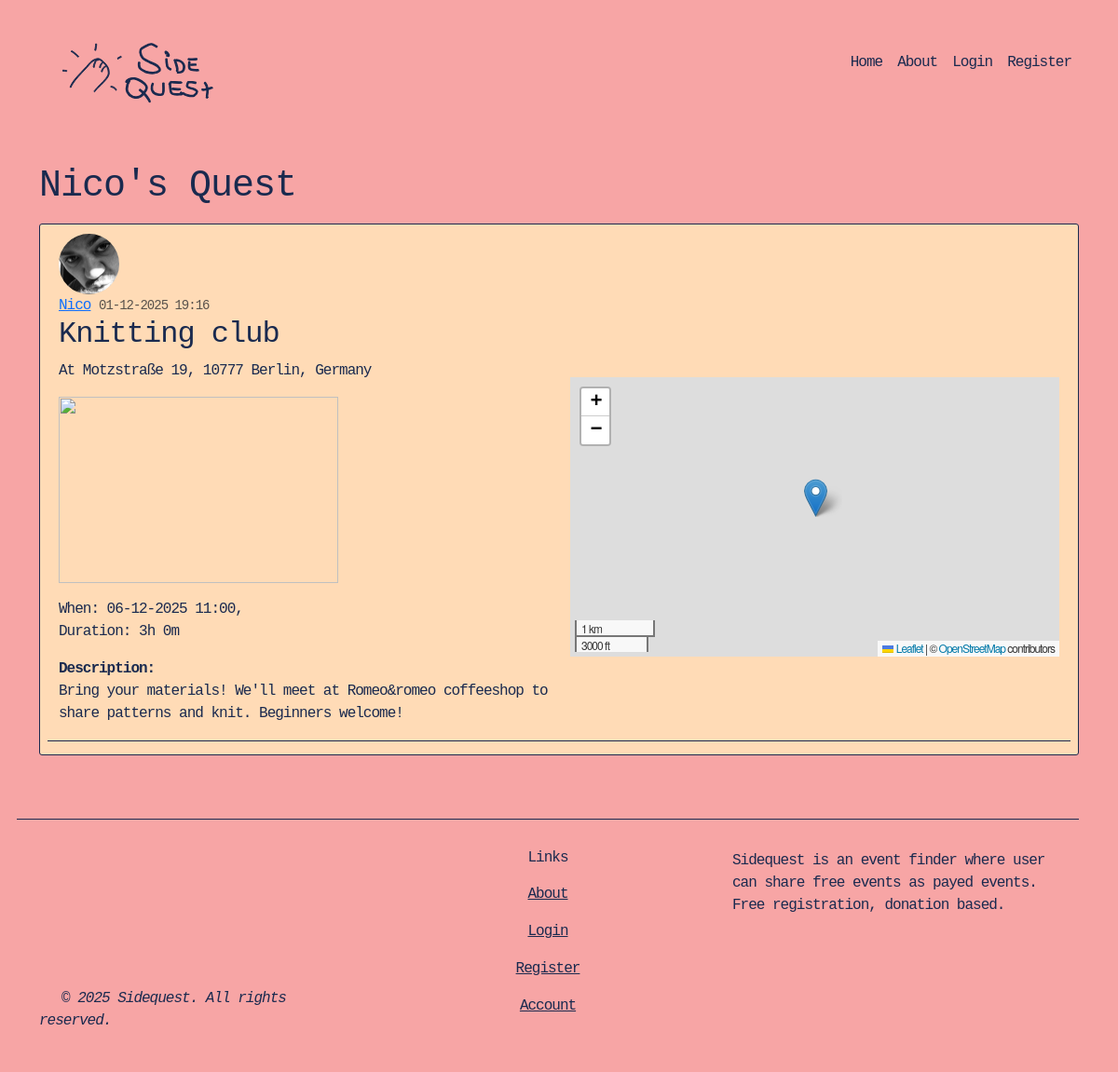
Page /post/9 on the committed database.
### event_finder/models.py (models this page shows, shortened)
class User(db.Model, UserMixin):
    id = db.Column(db.Integer, primary_key=True)
    username = db.Column(db.String(20), unique=True, nullable=False)
    email = db.Column(db.String(120), unique=True, nullable=False)
    image_file = db.Column(db.String(20), nullable=False, default='default.jpg')
    password = db.Column(db.String(60), nullable=False)
    posts = db.relationship('Post', backref='author', lazy=True)

class Post(db.Model):
    id = db.Column(db.Integer, primary_key=True)
    title = db.Column(db.String(100), nullable=False)
    address = db.Column(db.String(255), nullable=True)
    latitude = db.Column(db.Float, nullable=True)
    longitude = db.Column(db.Float, nullable=True)
    date_posted = db.Column(db.DateTime, nullable=False, default=datetime.utcnow)
    event_date = db.Column(db.DateTime, nullable=True)
    duration_minutes = db.Column(db.Integer, nullable=True)
    image = db.Column(db.String(20), nullable=True, default='event_default.jpg')
    content = db.Column(db.Text, nullable=False)
    user_id = db.Column(db.Integer, db.ForeignKey('user.id'),
                        name='fk_author',
                        nullable=False)
    category_id = db.Column(db.Integer,
                            db.ForeignKey('category.id'),
                            name='fk_post_category',
                            nullable=False)

### event_finder/routes.py (the view)
@app.route("/post/<int:post_id>", methods = ['GET']) # route with a variable inside. With "int:" we specify what kind of variable are we expecting
def post(post_id):
    post = Post.query.get_or_404(post_id) #this new method returns a 404 if the post_id doesnt exist
    lat = post.latitude
    lon = post.longitude
    duration_hours = post.duration_minutes // 60
    duration_mins = post.duration_minutes % 60
    if post.image:
        image = url_for('static', filename='event_pics/' + post.image)
        return render_template('post.html', title=post.title, post=post, lat=lat, lon=lon, image=image, duration_hours=duration_hours, duration_mins=duration_mins)
    return render_template('post.html', title=post.title, post=post, lat=lat, lon=lon, duration_hours=duration_hours, duration_mins=duration_mins)

### event_finder/templates/post.html (shortened to what this page needs)
{% extends "layout.html" %}
{% block content %}
    <div class="section pb-2">
        <h1> {{ (post.author.username + "'s Quest") }} </h1>
    </div>
        <article class="media content-section">
            <img class="rounded-circle article-img" src="{{ url_for('static', filename='profile_pics/' + post.author.image_file) }}">
            <div class="media-body">
                <div class="article-metadata row">
                    <div class="col-12 col-md-6">
                        <a class="mr-2" href="{{url_for('user_posts', username=post.author.username)}}">{{ post.author.username }}</a>
                        <small class="text-muted">{{post.date_posted.strftime('%d-%m-%Y %H:%M')}}</small>
                        <h2 class ="article-title">{{post.title}}</h2>
                        <p class="article-content">At {{ post.address }}</p>
                        {% if post.event_date and post.duration_minutes and post.image %}
                            <img class="event-photo" src="{{ image }}">
                            <p class="article-content">When: {{ post.event_date.strftime('%d-%m-%Y %H:%M') }}, </br>Duration: {{ duration_hours }}h {{ duration_mins }}m</p>
                        {% endif%}
                        <p class="article-content"><strong>Description:</strong></br>{{ post.content }}</p>
                    </div>
                    <div class="col-12 col-md-6 align-content-center">
                        <div id="map"></div>
                    </div>
                </div>
            </div>
        </article>
{% endblock content %}

### event_finder/static/main.css (style rules this page uses)
body { background: #F7A5A5; color: #1A2A4F; margin-top: 5rem; font-family: 'Courier New', Courier, monospace; letter-spacing: -1px; }
h1, h2, h3, h4, h5, h6 { color: #1A2A4F; }
.content-section { background: #FFDBB6; padding: 10px 20px; border: 1px solid #1A2A4F; border-radius: 3px; margin-bottom: 20px; }
.article-title { color: #1A2A4F; }
.article-content { white-space: pre-line; }
.article-img { height: 65px; width: 65px; margin-right: 16px; }
.article-metadata { padding-bottom: 1px; margin-bottom: 4px; border-bottom: 1px solid #1A2A4F }
.event-photo { height: 200px; width: 300px; margin-right: 20px; margin-bottom: 16px; }
#map { height: 300px; width: 100%; }

### rows in the picture
User: username "Nico's Quest", image_file (picture), author.username "Nico"
Post: date_posted "01-12-2025 19:16", title "Knitting club", address "Motzstraße 19, 10777 Berlin, Germany", event_date "06-12-2025 11:00", content "Bring your materials! We'll meet at Romeo&romeo coffeeshop to share patterns and knit. Beginners welcome!"

### other values in the picture
{{ duration_hours }} "3"
{{ duration_mins }} "0"
